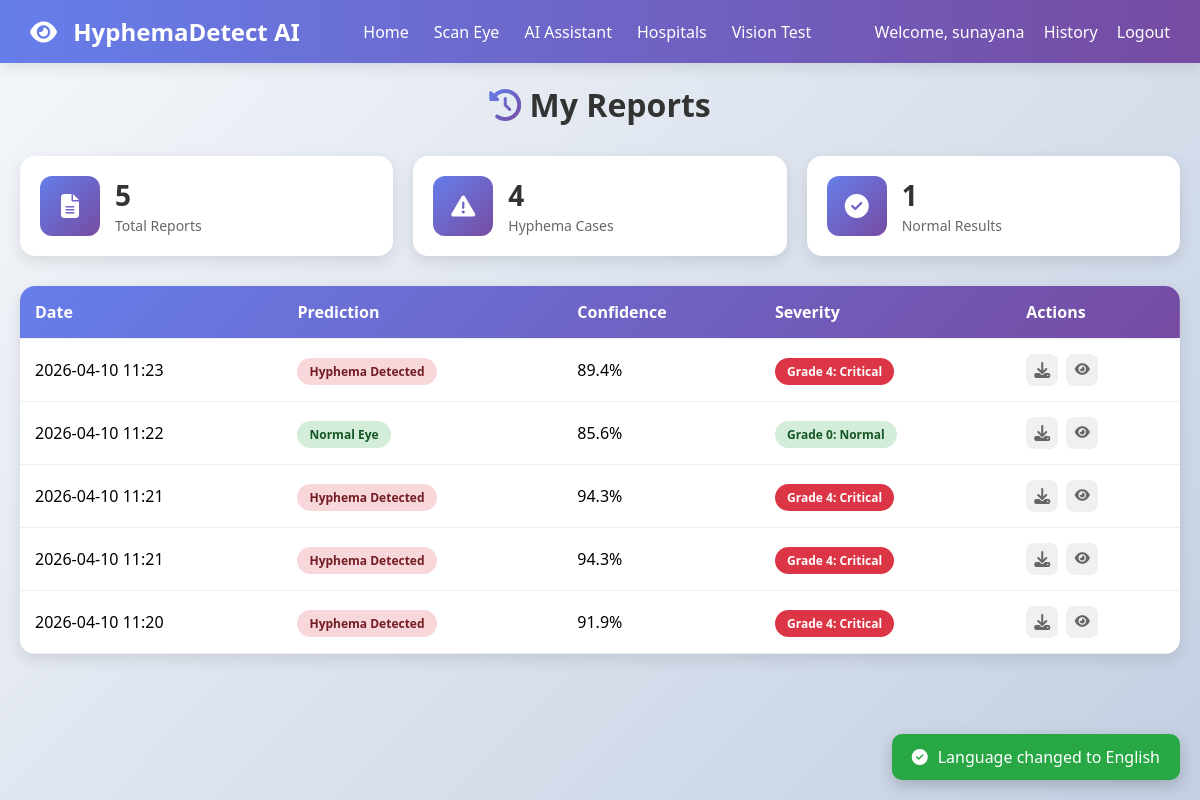
Screenshot of /history (signed in) with the database file from the repository.
### database/models.py (models this page shows, shortened)
class Report(db.Model):
    __tablename__ = 'reports'
    id = db.Column(db.Integer, primary_key=True)
    user_id = db.Column(db.Integer, db.ForeignKey('users.id'))
    original_image = db.Column(db.String(500))
    heatmap_image = db.Column(db.String(500))
    prediction = db.Column(db.String(50))
    confidence = db.Column(db.Float)
    severity_grade = db.Column(db.Integer)
    severity_label = db.Column(db.String(50))
    recommendation = db.Column(db.Text)
    vision_score = db.Column(db.String(20))
    created_at = db.Column(db.DateTime, default=datetime.utcnow)

### app.py (the view)
@app.route('/history')
def history():
    if 'user_id' not in session:
        flash('Please login to view history', 'warning')
        return redirect(url_for('login'))
    reports = Report.query.filter_by(user_id=session['user_id']).order_by(Report.created_at.desc()).all()
    vision_reports = VisionReport.query.filter_by(user_id=session['user_id']).order_by(VisionReport.created_at.desc()).all()
    return render_template('history.html', reports=reports, vision_reports=vision_reports)

### templates/history.html (shortened to what this page needs)
{% extends "base.html" %}
{% block content %}
<div class="history-container">
    <h1 class="page-title">
        <i class="fas fa-history"></i> My Reports
    </h1>
    {% if reports %}
        <div class="stats-cards">
            <div class="stat-card">
                <div class="stat-icon">
                    <i class="fas fa-file-alt"></i>
                </div>
                <div class="stat-info">
                    <span class="stat-number">{{ reports|length }}</span>
                    <span class="stat-label">Total Reports</span>
                </div>
            </div>
            <div class="stat-card">
                <div class="stat-icon">
                    <i class="fas fa-exclamation-triangle"></i>
                </div>
                <div class="stat-info">
                    <span class="stat-number">{{ reports|selectattr('prediction', 'equalto', 'Hyphema Detected')|list|length }}</span>
                    <span class="stat-label">Hyphema Cases</span>
                </div>
            </div>
            <div class="stat-card">
                <div class="stat-icon">
                    <i class="fas fa-check-circle"></i>
                </div>
                <div class="stat-info">
                    <span class="stat-number">{{ reports|selectattr('prediction', 'equalto', 'Normal Eye')|list|length }}</span>
                    <span class="stat-label">Normal Results</span>
                </div>
            </div>
        </div>
        <div class="reports-table-wrapper">
            <table class="reports-table">
                <thead>
                    <tr>
                        <th>Date</th>
                        <th>Prediction</th>
                        <th>Confidence</th>
                        <th>Severity</th>
                        <th>Actions</th>
                    </tr>
                </thead>
                <tbody>
                    {% for report in reports %}
                    <tr>
                        <td>{{ report.created_at.strftime('%Y-%m-%d %H:%M') }}</td>
                        <td>
                            <span class="prediction-badge {% if report.prediction == 'Hyphema Detected' %}badge-danger{% else %}badge-success{% endif %}">
                                {{ report.prediction }}
                            </span>
                        </td>
                        <td>{{ "%.1f"|format(report.confidence * 100) }}%</td>
                        <td>
                            <span class="severity-badge severity-{{ report.severity_grade }}">
                                Grade {{ report.severity_grade }}: {{ report.severity_label }}
                            </span>
                        </td>
                        <td>
                            <div class="action-buttons">
                                <a href="{{ url_for('download_report', report_id=report.id) }}" class="btn-icon" title="Download PDF">
                                    <i class="fas fa-download"></i>
                                </a>
                                <button class="btn-icon view-details" data-report-id="{{ report.id }}" title="View Details">
                                    <i class="fas fa-eye"></i>
                                </button>
                            </div>
                        </td>
                    </tr>
                    {% endfor %}
                </tbody>
            </table>
        </div>
    {% endif %}
</div>
{% endblock %}

### templates/base.html (shortened to what this page needs)
<!doctype html>
<html lang="en">
  <head>
    <link
      rel="stylesheet"
      href="https://cdnjs.cloudflare.com/ajax/libs/font-awesome/6.4.0/css/all.min.css"
    />
    <link
      rel="stylesheet"
      href="{{ url_for('static', filename='css/style.css') }}"
    />
  </head>
  <body>
    <nav class="navbar">
      <div class="logo"><i class="fas fa-eye"></i> HyphemaDetect AI</div>
      <div class="nav-links">
        <a href="{{ url_for('index') }}">Home</a>
        <a href="{{ url_for('capture') }}">Scan Eye</a>
        <a href="{{ url_for('assistant') }}">AI Assistant</a>
        <a href="{{ url_for('hospitals') }}">Hospitals</a>
        <a href="{{ url_for('vision_screening') }}">Vision Test</a>
      </div>
      <div class="nav-auth">
        {% if session.user_id %}
        <span style="color: white">Welcome, {{ session.username }}</span>
        <a href="{{ url_for('history') }}">History</a>
        <a href="{{ url_for('logout') }}">Logout</a>
        {% else %}
        <a href="{{ url_for('login') }}">Login</a>
        <a href="{{ url_for('register') }}" class="btn-register">Register</a>
        {% endif %}
      </div>
    </nav>
<main class="container">
    {% block content %}{% endblock %}
</main>
  </body>
</html>

### static/style.css (style rules this page uses)
* { margin: 0; padding: 0; box-sizing: border-box; }
body { font-family: 'Segoe UI', Tahoma, Geneva, Verdana, sans-serif; background: linear-gradient(135deg, #f5f7fa 0%, #c3cfe2 100%); min-height: 100vh; }
.container { max-width: 1400px; margin: 0 auto; padding: 20px; }
.navbar { background: linear-gradient(90deg, #667eea, #764ba2); padding: 15px 30px; display: flex; justify-content: space-between; align-items: center; flex-wrap: wrap; box-shadow: 0 4px 15px rgba(0,0,0,0.1); }
.logo { color: white; font-size: 24px; font-weight: bold; }
.logo i { margin-right: 10px; }
.nav-links { display: flex; gap: 25px; flex-wrap: wrap; }
.nav-links a { color: white; text-decoration: none; transition: opacity 0.3s; }
.nav-auth a { color: white; margin-left: 15px; text-decoration: none; }
.page-title { font-size: 32px; color: #333; margin-bottom: 30px; text-align: center; }
.page-title i { background: linear-gradient(135deg, #667eea, #764ba2); -webkit-background-clip: text; background-clip: text; color: transparent; }

### templates/base.html (style rules this page uses)
.navbar { background: linear-gradient(90deg, #667eea, #764ba2); padding: 15px 30px; display: flex; justify-content: space-between; align-items: center; flex-wrap: wrap; }
.logo { color: white; font-size: 24px; font-weight: bold; }
.nav-links { display: flex; gap: 25px; flex-wrap: wrap; }
.nav-links a, .nav-auth a { color: white; text-decoration: none; }

### templates/history.html (style rules this page uses)
.history-container { max-width: 1200px; margin: 0 auto; }
.page-title { font-size: 32px; color: #333; margin-bottom: 30px; text-align: center; }
.stats-cards { display: grid; grid-template-columns: repeat(3, 1fr); gap: 20px; margin-bottom: 30px; }
.stat-card { background: white; border-radius: 15px; padding: 20px; display: flex; align-items: center; gap: 15px; box-shadow: 0 5px 15px rgba(0,0,0,0.1); }
.stat-icon { width: 60px; height: 60px; background: linear-gradient(135deg, #667eea 0%, #764ba2 100%); border-radius: 12px; display: flex; align-items: center; justify-content: center; color: white; font-size: 24px; }
.stat-info { flex: 1; }
.stat-number { display: block; font-size: 28px; font-weight: bold; color: #333; }
.stat-label { font-size: 14px; color: #666; }
.reports-table-wrapper { background: white; border-radius: 15px; overflow: hidden; box-shadow: 0 5px 15px rgba(0,0,0,0.1); }
.reports-table { width: 100%; border-collapse: collapse; }
.reports-table thead { background: linear-gradient(135deg, #667eea 0%, #764ba2 100%); color: white; }
.reports-table th, .reports-table td { padding: 15px; text-align: left; border-bottom: 1px solid #eee; }
.prediction-badge { padding: 5px 12px; border-radius: 20px; font-size: 12px; font-weight: 600; }
.badge-success { background: #d4edda; color: #155724; }
.badge-danger { background: #f8d7da; color: #721c24; }
.severity-badge { padding: 5px 12px; border-radius: 20px; font-size: 12px; font-weight: 600; }
.severity-0 { background: #d4edda; color: #155724; }
.severity-4 { background: #dc3545; color: white; }
.action-buttons { display: flex; gap: 8px; }
.btn-icon { width: 32px; height: 32px; border-radius: 8px; border: none; background: #f0f0f0; color: #666; cursor: pointer; display: inline-flex; align-items: center; justify-content: center; text-decoration: none; transition: all 0.2s; }

### rows the page displays
Report: created_at "2026-04-10 11:23", prediction "Hyphema Detected", report.confidence*100 "89.4", severity_grade "4", severity_label "Critical"
Report: created_at "2026-04-10 11:22", prediction "Normal Eye", report.confidence*100 "85.6", severity_grade "0", severity_label "Normal"
Report: created_at "2026-04-10 11:21", prediction "Hyphema Detected", report.confidence*100 "94.3", severity_grade "4", severity_label "Critical"
Report: created_at "2026-04-10 11:21", prediction "Hyphema Detected", report.confidence*100 "94.3", severity_grade "4", severity_label "Critical"
Report: created_at "2026-04-10 11:20", prediction "Hyphema Detected", report.confidence*100 "91.9", severity_grade "4", severity_label "Critical"

### other values shown
{{ session.username }} "sunayana"
{{ reports|length }} "5"
{{ reports|selectattr('prediction', 'equalto', 'Normal Eye')|list|length }} "1"
